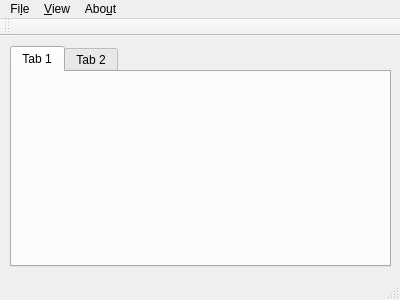
<?xml version="1.0" encoding="UTF-8"?>
<ui version="4.0">
 <class>GUIbase</class>
 <widget class="QMainWindow" name="GUIbase">
  <property name="geometry">
   <rect>
    <x>0</x>
    <y>0</y>
    <width>400</width>
    <height>300</height>
   </rect>
  </property>
  <property name="windowTitle">
   <string>GUIbase</string>
  </property>
  <widget class="QWidget" name="centralWidget">
   <widget class="QTabWidget" name="tabWidget">
    <property name="geometry">
     <rect>
      <x>10</x>
      <y>10</y>
      <width>381</width>
      <height>221</height>
     </rect>
    </property>
    <property name="cursor">
     <cursorShape>ArrowCursor</cursorShape>
    </property>
    <property name="tabPosition">
     <enum>QTabWidget::North</enum>
    </property>
    <property name="tabShape">
     <enum>QTabWidget::Rounded</enum>
    </property>
    <property name="currentIndex">
     <number>0</number>
    </property>
    <widget class="QWidget" name="tab">
     <attribute name="title">
      <string>Tab 1</string>
     </attribute>
    </widget>
    <widget class="QWidget" name="tab_2">
     <attribute name="title">
      <string>Tab 2</string>
     </attribute>
    </widget>
   </widget>
  </widget>
  <widget class="QMenuBar" name="menuBar">
   <property name="geometry">
    <rect>
     <x>0</x>
     <y>0</y>
     <width>400</width>
     <height>29</height>
    </rect>
   </property>
   <widget class="QMenu" name="menuFile">
    <property name="title">
     <string>Fi&amp;le</string>
    </property>
   </widget>
   <widget class="QMenu" name="menuView">
    <property name="title">
     <string>&amp;View</string>
    </property>
   </widget>
   <widget class="QMenu" name="menuAbout">
    <property name="title">
     <string>Abo&amp;ut</string>
    </property>
    <addaction name="actionMyth"/>
   </widget>
   <addaction name="menuFile"/>
   <addaction name="menuView"/>
   <addaction name="menuAbout"/>
  </widget>
  <widget class="QToolBar" name="mainToolBar">
   <attribute name="toolBarArea">
    <enum>TopToolBarArea</enum>
   </attribute>
   <attribute name="toolBarBreak">
    <bool>false</bool>
   </attribute>
  </widget>
  <widget class="QStatusBar" name="statusBar"/>
  <action name="actionMyth">
   <property name="text">
    <string>Myth</string>
   </property>
  </action>
 </widget>
 <layoutdefault spacing="6" margin="11"/>
 <resources/>
 <connections/>
</ui>
